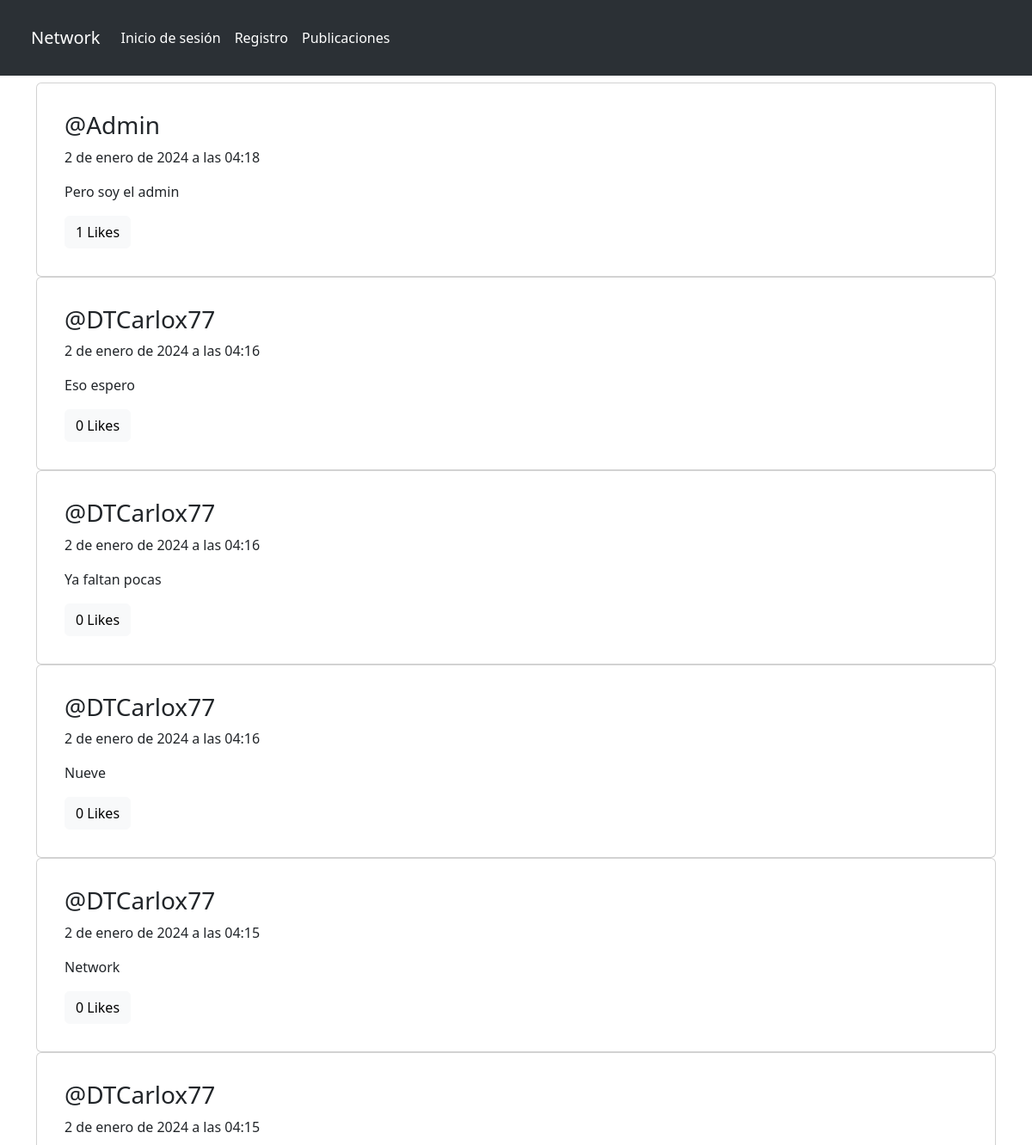
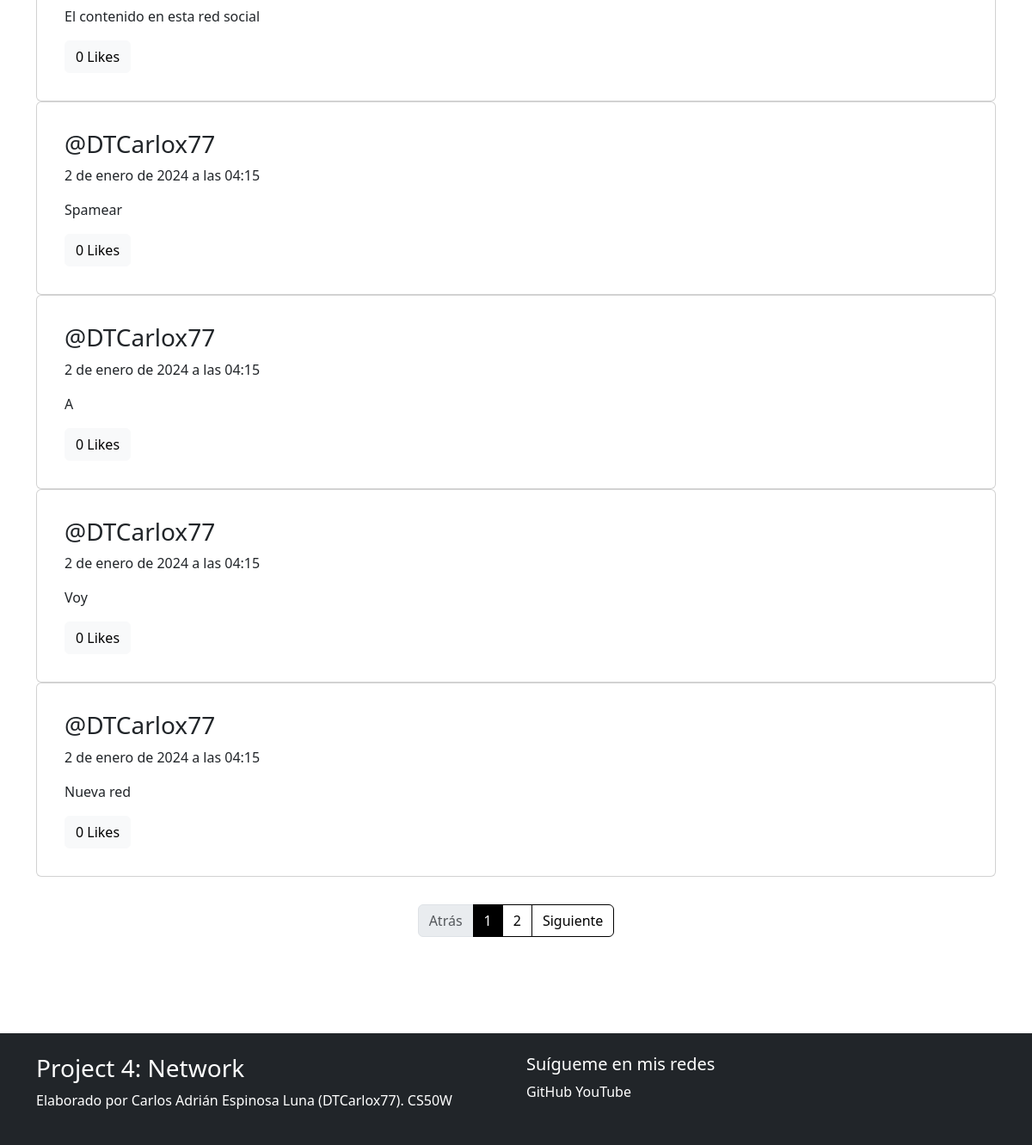
The app's page /posts/, older data (2 pictures, top to bottom).
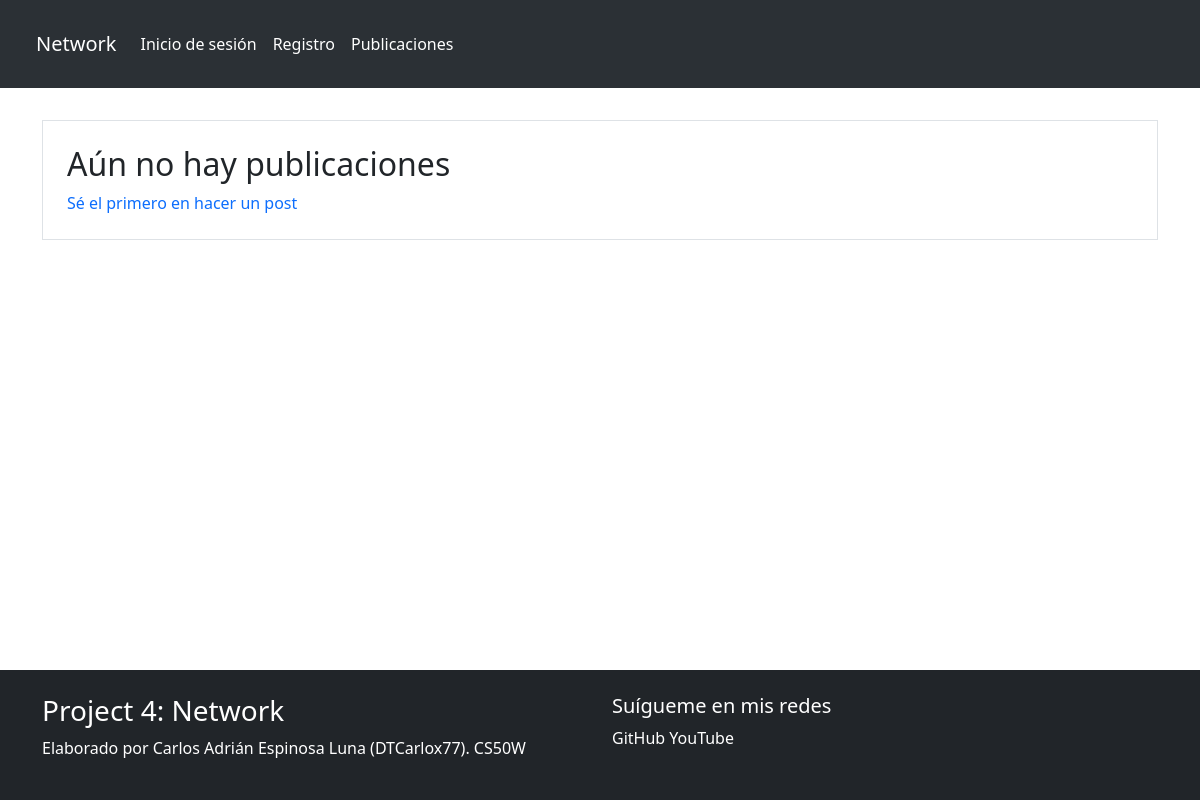
The same page, newer data.
### network/models.py (models this page shows, shortened)
class Post(models.Model):
    autor = models.ForeignKey(CustomUser, on_delete=models.CASCADE)
    contenido = models.TextField()
    fecha = models.DateTimeField(auto_now_add=True)
    likes = models.ManyToManyField(CustomUser, through=Like, related_name='post_likes')

class CustomUser(AbstractUser):
    correo = models.EmailField(unique=True)
    name = models.CharField(max_length=40)
    lastname = models.CharField(max_length=40)
    biografia = models.TextField(blank=True)
    def __str__(self):
        return self.username

### network/views.py (the view)
# urls.py: path('posts/', posts, name='posts'),
def posts(request):
    all_posts = Post.objects.all().order_by('-fecha')
    paginator = Paginator(all_posts, 10)
    page = request.GET.get('page')
    try:
        page_posts = paginator.page(page)
    except PageNotAnInteger:
        page_posts = paginator.page(1)
    except EmptyPage:
        page_posts = paginator.page(paginator.num_pages)
    return render(request, 'posts.html', {'posts': page_posts})

### network/templates/posts.html (shortened to what this page needs)
{% extends "layouts/base.html" %}
{% block content %}
{% if posts %}
    {% for post in posts %}
    <div class="card">
        <div class="card-body m-3">
            <h3 class="card-title"><a class="text-decoration-none text-dark" href="/profile/{{ post.autor }}">@{{ post.autor }}</a></h3>
            <p class="card-text">{{ post.fecha }}</p>
            <form method="POST" class="like-form" id="post-{{ post.id }}">
                <p class="card-text" id="content-{{ post.id }}">{{ post.contenido }}</p>
                {% if user.is_authenticated %}
                    {% csrf_token %}
                    {% if request.user in post.likes.all %}
                        <button type="button" class="btn btn-primary btn-dark like_button" data-post-id="{{ post.id }}">
                            {{ post.likes.all.count }} Likes
                        </button>
                    {% else %}
                        <button type="button" class="btn btn-primary btn-light like_button" data-post-id="{{ post.id }}">
                            {{ post.likes.all.count }} Likes
                        </button>
                    {% endif %}
                    {% if post.autor == request.user %}
                        <button type="button" class="btn btn-light edit_post" data-post-id="{{ post.id }}">Modificar</button>
                        <button type="button" class="btn btn-light delete_post" data-post-id="{{ post.id }}">Eliminar</button>
                    {% endif %}
                {% else %}
                <a  href="{% url 'login' %}">
                    <button type="button" class="btn btn-primary btn-light">
                        {{ post.likes.all.count }} Likes
                    </button>
                </a>
                {% endif %}
            </form>
        </div>
    </div>
    {% endfor %}
    <br>
    <div class="d-flex justify-content-center mt-2 mb-5 pages">
        <nav aria-label="...">
            <ul class="pagination">
                {% if posts.has_previous %}
                    <li class="page-item">
                        <a class="page-link" href="?page={{ posts.previous_page_number }}">Atrás</a>
                    </li>
                {% else %}
                    <li class="page-item disabled">
                        <span class="page-link" href="?page=1">Atrás</span>
                    </li>
                {% endif %}
                {% for num in posts.paginator.page_range %}
                    <li class="page-item {% if num == posts.number%}active{% endif %}" aria-current="page">
                        <a class="page-link" href="?page={{ num }}">{{ num }}</a>
                    </li>
                {% endfor %}
                {% if posts.has_next %}
                    <li class="page-item">
                        <a class="page-link" href="?page={{ posts.next_page_number }}">Siguiente</a>
                    </li>
                {% else %}
                    <li class="page-item disabled">
                        <span class="page-link">Siguiente</span>
                    </li>
                {% endif %}
            </ul>
        </nav>
    </div>
{% else %}
    <div class="container mt-4 border p-4">
        <h2>Aún no hay publicaciones</h2>
        <a class="text-decoration-none" href="{% url 'new' %}">Sé el primero en hacer un post</a>
    </div>
{% endif %}
{% endblock %}

### network/templates/layouts/base.html (shortened to what this page needs)
{% load static %}
<!DOCTYPE html>
<html lang="en">
<head>
    <link rel="stylesheet" href="{% static 'css/style.css' %}">
    <link href="https://cdn.jsdelivr.net/npm/bootstrap@5.3.2/dist/css/bootstrap.min.css" rel="stylesheet">
</head>
<body class="d-flex flex-column min-vh-100">
    {% if user.is_authenticated %}
    <nav class="navbar navbar-expand-lg bg-body-tertiary fixed-top p-4 bg-dark" data-bs-theme="dark">
        <div class="container-fluid">
            <a class="navbar-brand" href="{% url 'main' %}">Network</a>
            <button class="navbar-toggler" type="button" data-bs-toggle="collapse" data-bs-target="#navbarNavAltMarkup"
                aria-controls="navbarNavAltMarkup" aria-expanded="false" aria-label="Toggle navigation">
                <span class="navbar-toggler-icon"></span>
            </button>
            <div class="collapse navbar-collapse" id="navbarNavAltMarkup">
                <div class="navbar-nav">
                    <a class="nav-link active" aria-current="page" href="{% url 'profile' user.username %}">{{ user.username }}</a>
                    <a class="nav-link active" aria-current="page" href="{% url 'new' %}">Nuevo post</a>
                    <a class="nav-link active" aria-current="page" href="{% url 'posts' %}">Publicaciones</a>
                    <a class="nav-link active" aria-current="page" href="{% url 'following' %}">Siguiendo</a>
                    <a class="nav-link active" aria-current="page" href="{% url 'exit' %}">Cerrar sesión</a>
                </div>
            </div>
        </div>
    </nav>
    {% else %}
    <nav class="navbar navbar-expand-lg bg-body-tertiary fixed-top p-4 bg-dark" data-bs-theme="dark">
        <div class="container-fluid">
            <a class="navbar-brand" href="{% url 'main' %}">Network</a>
            <div class="collapse navbar-collapse" id="navbarNavAltMarkup">
                <div class="navbar-nav">
                    <a class="nav-link active" aria-current="page" href="{% url 'login' %}">Inicio de sesión</a>
                    <a class="nav-link active" aria-current="page" href="{% url 'sign_in' %}">Registro</a>
                    <a class="nav-link active" aria-current="page" href="{% url 'posts' %}">Publicaciones</a>
                </div>
            </div>
        </div>
    </nav>
    {% endif %}
    <br>
    <br>
    <div class="flex-grow-1 container mt-5 cuerpo">
        {% block content %}
        {% endblock %}
    </div>
    <footer class="bg-dark text-white p-4 mt-5">
        <div class="container">
            <div class="row">
                <div class="col-md-6">
                    <h3>Project 4: Network</h3>
                    <p>Elaborado por Carlos Adrián Espinosa Luna (DTCarlox77). CS50W</p>
                </div>
                <div class="col-md-6 text-md-right">
                    <h5>Suígueme en mis redes</h5>
                    <a target="_blank" href="https://github.com/DTCarlox77" class="text-white text-decoration-none">GitHub</a>
                    <a target="_blank" href="https://www.youtube.com/channel/UCnUWCagaLT2qAK1Rl2VAfzQ" class="text-white text-decoration-none">YouTube</a>
                </div>
            </div>
        </div>
    </footer>
</body>
</html>

### network/static/css/style.css (style rules this page uses)
body { display: flex; flex-direction: column; height: 100vh; overflow-x: hidden; }
footer { flex-shrink: 0; }
.cuerpo { margin-top: 150px; }

Row changes from the older to the newer data that the page shows:
removed Post: autor "Admin", fecha "2 de enero de 2024 a las 04:18", contenido "Pero soy el admin", likes.all.count "1"
removed Post: autor "DTCarlox77", fecha "2 de enero de 2024 a las 04:16", contenido "Eso espero", likes.all.count "0"
removed Post: autor "DTCarlox77", fecha "2 de enero de 2024 a las 04:16", contenido "Ya faltan pocas", likes.all.count "0"
removed Post: autor "DTCarlox77", fecha "2 de enero de 2024 a las 04:16", contenido "Nueve", likes.all.count "0"
removed Post: autor "DTCarlox77", fecha "2 de enero de 2024 a las 04:15", contenido "Network", likes.all.count "0"
removed Post: autor "DTCarlox77", fecha "2 de enero de 2024 a las 04:15", contenido "El contenido en esta red social", likes.all.count "0"
removed Post: autor "DTCarlox77", fecha "2 de enero de 2024 a las 04:15", contenido "Spamear", likes.all.count "0"
removed Post: autor "DTCarlox77", fecha "2 de enero de 2024 a las 04:15", contenido "A", likes.all.count "0"
removed Post: autor "DTCarlox77", fecha "2 de enero de 2024 a las 04:15", contenido "Voy", likes.all.count "0"
removed Post: autor "DTCarlox77", fecha "2 de enero de 2024 a las 04:15", contenido "Nueva red", likes.all.count "0"
Text that changed along with them:
text no longer shown: "Atrás Siguiente"
text now shown: "Aún no hay publicaciones Sé el primero en hacer un post"
list line gone: "1"
list line gone: "2"
